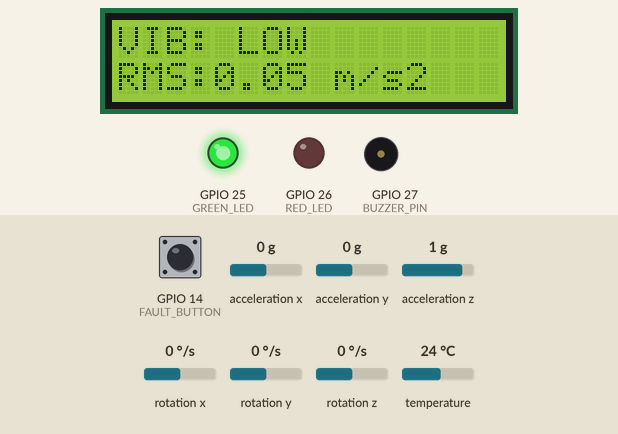
The sketch below on a simulated ESP32. Shown: 16×2 character LCD, output pins drawn as LEDs (lit = HIGH), buzzer (waves = sounding). The inputs (shaded band) are chosen by the test bench; at power-on: GPIO 14 (FAULT_BUTTON) HIGH, acceleration x 0 g, acceleration y 0 g, acceleration z 1 g, rotation x 0 °/s, rotation y 0 °/s, rotation z 0 °/s, temperature 24 °C.

Above: at 2.4 s.
2.5 s: GPIO 14 (FAULT_BUTTON) pulled LOW for 0.15 s
At 2.72 s:
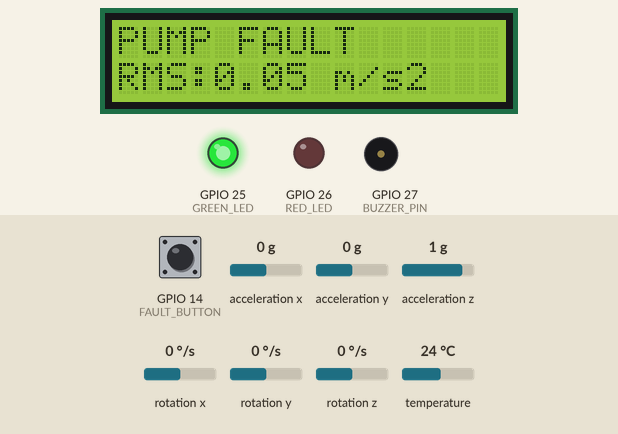
3.2 s: GPIO 14 (FAULT_BUTTON) pulled LOW for 1 s
At 5.7 s:
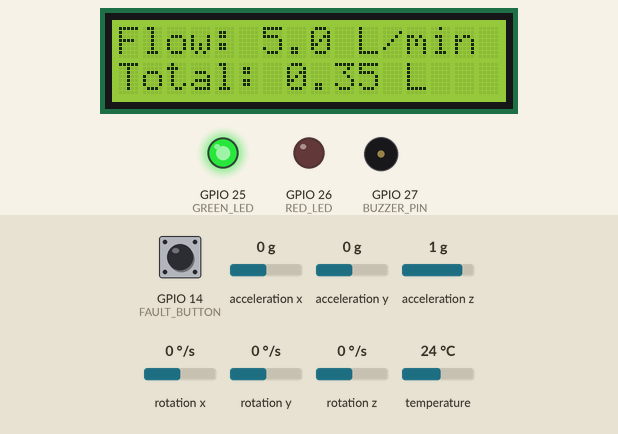
At 7.4 s:
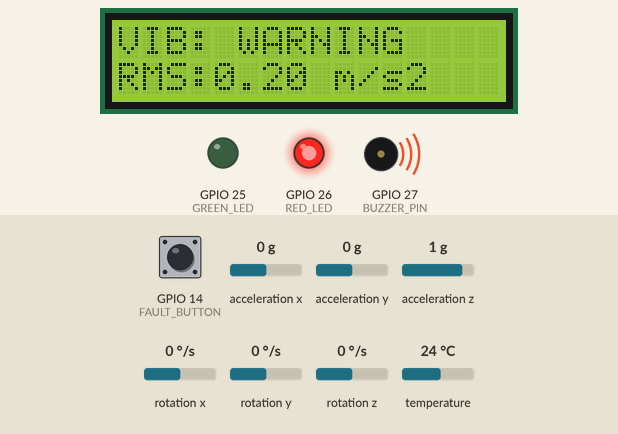
Timing chart, 0 to 17.8 s (numbered marks = the images above; inputs shaded):
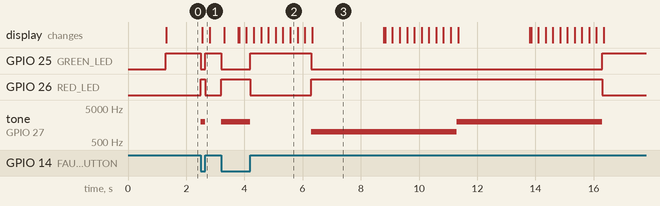

The sketch:

sketch_1_.ino
```cpp
#include <Wire.h>
#include <Adafruit_MPU6050.h>
#include <Adafruit_Sensor.h>
#include <LiquidCrystal_I2C.h>
#include <math.h>

// Pin connections - keep your existing circuit
#define FAULT_BUTTON 14
#define GREEN_LED 25
#define RED_LED 26
#define BUZZER_PIN 27

Adafruit_MPU6050 mpu;
LiquidCrystal_I2C lcd(0x27, 16, 2);

// Vibration thresholds
const float WARNING_RMS = 0.15;
const float CRITICAL_RMS = 0.30;
const float VIBRATION_BASELINE = 9.80665;

// Simulated water flow
float simulatedFlow = 5.0;  // Liters per minute
float flowLMin = 5.0;
float totalLiters = 0.0;

// Vibration sampling
const int RMS_SAMPLES = 100;
float accelSquaredSum = 0;
int rmsSampleCount = 0;
float vibrationRMS = 0;

// Automatic vibration test:
// 0 = LOW, 1 = WARNING, 2 = HIGH
int vibrationTestMode = 0;
unsigned long lastVibrationTestChange = 0;
const unsigned long TEST_INTERVAL = 5000;

// Timing
unsigned long lastMeasure = 0;
unsigned long lastLCD = 0;
unsigned long lastFlowUpdate = 0;
unsigned long lastScreenChange = 0;

bool sensorOK = false;
bool faultActive = false;
int lcdScreen = 0;

void setup() {
  pinMode(FAULT_BUTTON, INPUT_PULLUP);
  pinMode(GREEN_LED, OUTPUT);
  pinMode(RED_LED, OUTPUT);
  pinMode(BUZZER_PIN, OUTPUT);

  Wire.begin(21, 22);

  lcd.init();
  lcd.backlight();

  lcd.setCursor(0, 0);
  lcd.print("Pump Monitor");
  lcd.setCursor(0, 1);
  lcd.print("Starting...");

  sensorOK = mpu.begin();

  if (sensorOK) {
    mpu.setAccelerometerRange(MPU6050_RANGE_4_G);
    mpu.setFilterBandwidth(MPU6050_BAND_21_HZ);
  }

  delay(1200);
  lcd.clear();

  unsigned long now = millis();
  lastVibrationTestChange = now;
  lastFlowUpdate = now;
  lastScreenChange = now;
}

void loop() {
  unsigned long now = millis();

  // Cycle vibration test modes every five seconds
  if (now - lastVibrationTestChange >= TEST_INTERVAL) {
    lastVibrationTestChange = now;
    vibrationTestMode = (vibrationTestMode + 1) % 3;
  }

  // Read MPU6050 every 10 milliseconds
  if (now - lastMeasure >= 10) {
    lastMeasure = now;

    if (sensorOK) {
      sensors_event_t accel, gyro, temp;
      mpu.getEvent(&accel, &gyro, &temp);

      float ax = accel.acceleration.x;
      float ay = accel.acceleration.y;
      float az = accel.acceleration.z;

      float magnitude = sqrt(
        ax * ax + ay * ay + az * az
      );

      float deviation = magnitude - VIBRATION_BASELINE;

      accelSquaredSum += deviation * deviation;
      rmsSampleCount++;

      if (rmsSampleCount >= RMS_SAMPLES) {
        vibrationRMS = sqrt(
          accelSquaredSum / RMS_SAMPLES
        );

        accelSquaredSum = 0;
        rmsSampleCount = 0;
      }

      // Test values for checking the display and alarm
      if (vibrationTestMode == 0) {
        vibrationRMS = 0.05;
      } else if (vibrationTestMode == 1) {
        vibrationRMS = 0.20;
      } else {
        vibrationRMS = 0.40;
      }
    }

    faultActive = (digitalRead(FAULT_BUTTON) == LOW);
  }

  // Simulate a constant water flow and accumulate volume
  unsigned long elapsed = now - lastFlowUpdate;

  if (elapsed > 0) {
    lastFlowUpdate = now;

    flowLMin = simulatedFlow;

    // Liters = L/min multiplied by elapsed minutes
    totalLiters += simulatedFlow * elapsed / 60000.0;
  }

  bool critical = faultActive ||
                  !sensorOK ||
                  vibrationRMS >= CRITICAL_RMS;

  bool warning = vibrationRMS >= WARNING_RMS;

  // LEDs
  digitalWrite(
    GREEN_LED,
    (!critical && !warning) ? HIGH : LOW
  );

  digitalWrite(
    RED_LED,
    (critical || warning) ? HIGH : LOW
  );

  // Buzzer
  if (critical) {
    tone(BUZZER_PIN, 2000);
  } else if (warning) {
    tone(BUZZER_PIN, 1000);
  } else {
    noTone(BUZZER_PIN);
  }

  // Alternate LCD screens every 2.5 seconds
  if (now - lastScreenChange >= 2500) {
    lastScreenChange = now;
    lcdScreen = 1 - lcdScreen;
    lcd.clear();
  }

  // Refresh LCD
  if (now - lastLCD >= 250) {
    lastLCD = now;

    if (lcdScreen == 0) {
      // Screen 1: vibration status
      lcd.setCursor(0, 0);

      if (!sensorOK) {
        lcd.print("MPU6050 ERROR   ");
      } else if (faultActive) {
        lcd.print("PUMP FAULT      ");
      } else if (vibrationRMS >= CRITICAL_RMS) {
        lcd.print("VIB: HIGH       ");
      } else if (warning) {
        lcd.print("VIB: WARNING    ");
      } else {
        lcd.print("VIB: LOW        ");
      }

      lcd.setCursor(0, 1);
      lcd.print("RMS:");
      lcd.print(vibrationRMS, 2);
      lcd.print(" m/s2  ");

    } else {
      // Screen 2: water flow
      lcd.setCursor(0, 0);
      lcd.print("Flow: ");
      lcd.print(flowLMin, 1);
      lcd.print(" L/min  ");

      lcd.setCursor(0, 1);
      lcd.print("Total: ");
      lcd.print(totalLiters, 2);
      lcd.print(" L     ");
    }
  }

  delay(2);
}
```

Measured:
- after the input at 2.5 s, GPIO 25 (GREEN_LED): HIGH → LOW at once, → HIGH 0.15 s later; GPIO 26 (RED_LED): LOW → HIGH at once, → LOW 0.15 s later; tone on GPIO 27 (BUZZER_PIN): silent → 2000 Hz at once, → silent 0.15 s later; the display: changes after 0.05 s (image 1)
- after the input at 3.2 s, the display: first changes after 0.10 s (image 2 shows a later state)
